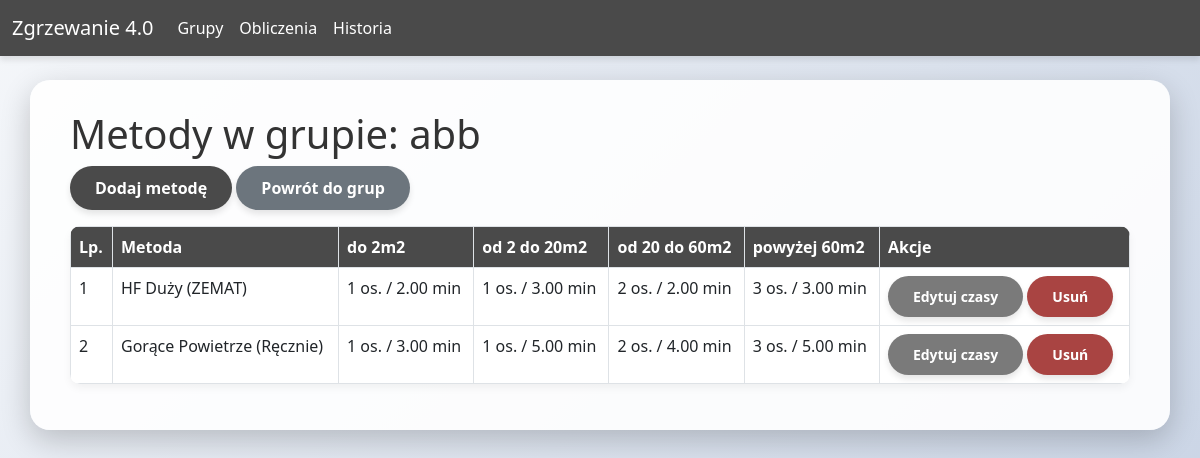
Page /metody/grupa/1 on the earlier database version.
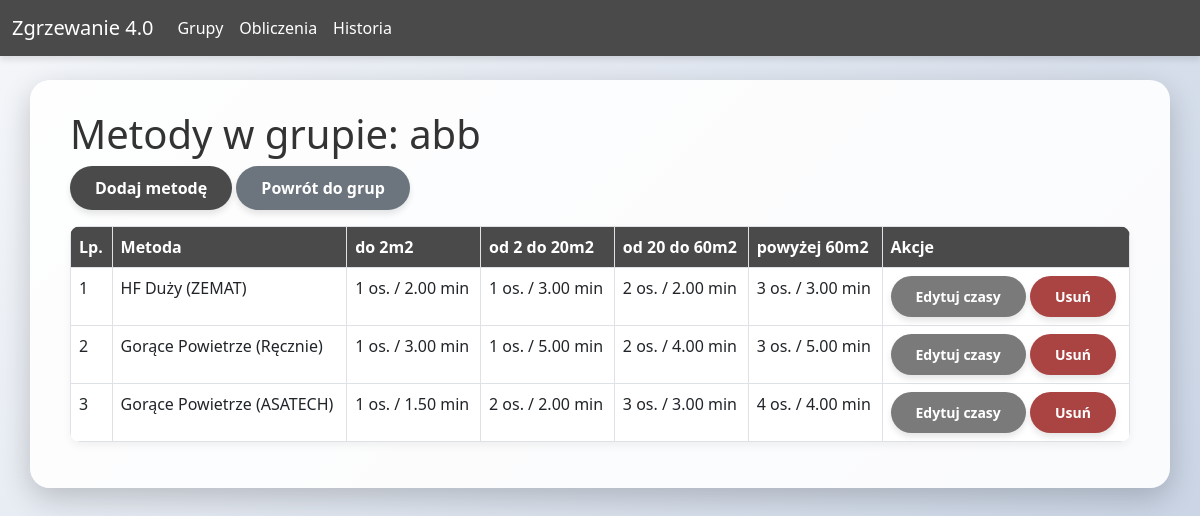
Same page on the later database version.
### app/models.py (models this page shows, shortened)
class Grupa(db.Model):
    __tablename__ = 'grupa'
    id = db.Column(db.Integer, primary_key=True)
    nazwa = db.Column(db.String(100), unique=True, nullable=False)
    metody = db.relationship('Metoda', backref='grupa', cascade='all, delete-orphan')

class Metoda(db.Model):
    __tablename__ = 'metoda'
    id = db.Column(db.Integer, primary_key=True)
    nazwa = db.Column(db.String(100), nullable=False)
    grupa_id = db.Column(db.Integer, db.ForeignKey('grupa.id'))
    czasy = db.relationship('MetodaCzas', backref='metoda', cascade='all, delete-orphan')
    def pobierz_czas(self, przedzial):
        for czas in self.czasy:
            if czas.przedzial == przedzial:
                return czas.pracownicy, czas.czas_na_metr
        return (1, 0.0)

class MetodaCzas(db.Model):
    __tablename__ = 'metoda_czasy'
    id = db.Column(db.Integer, primary_key=True)
    metoda_id = db.Column(db.Integer, db.ForeignKey('metoda.id'))
    przedzial = db.Column(db.String(50))  # np. "do 2m2"
    pracownicy = db.Column(db.Integer, default=1)
    czas_na_metr = db.Column(db.Float, default=0.0)

### app/routes/methods.py (the view)
@bp.route('/grupa/<int:grupa_id>')
def list(grupa_id):
    grupa = Grupa.query.get_or_404(grupa_id)
    return render_template('methods/list.html', grupa=grupa, przedzialy=PRZEDZIALY)

### app/templates/methods/list.html
{% extends "base.html" %}
{% block content %}
<h1>Metody w grupie: {{ grupa.nazwa }}</h1>
<a href="{{ url_for('methods.add', grupa_id=grupa.id) }}" class="btn btn-primary mb-3">Dodaj metodę</a>
<a href="{{ url_for('groups.list') }}" class="btn btn-secondary mb-3">Powrót do grup</a>
<table class="table table-bordered">
    <thead>
        <tr>
            <th>Lp.</th>
            <th>Metoda</th>
            {% for p in przedzialy %}
                <th>{{ p }}</th>
            {% endfor %}
            <th>Akcje</th>
        </tr>
    </thead>
    <tbody>
        {% for metoda in grupa.metody %}
        <tr>
            <td>{{ loop.index }}</td>
            <td>{{ metoda.nazwa }}</td>
            {% for p in przedzialy %}
                {% set czas = metoda.pobierz_czas(p) %}
                <td>{{ czas[0] }} os. / {{ "%.2f"|format(czas[1]) }} min</td>
            {% endfor %}
            <td>
                <a href="{{ url_for('methods.edit', metoda_id=metoda.id) }}" class="btn btn-sm btn-warning">Edytuj czasy</a>
                <form action="{{ url_for('methods.delete', metoda_id=metoda.id) }}" method="post" style="display:inline;">
                    <button type="submit" class="btn btn-sm btn-danger" onclick="return confirm('Na pewno usunąć metodę?')">Usuń</button>
                </form>
            </td>
        </tr>
        {% endfor %}
    </tbody>
</table>
{% endblock %}

### app/templates/base.html (shortened to what this page needs)
<!DOCTYPE html>
<html lang="pl">
<head>
    <link href="https://cdn.jsdelivr.net/npm/bootstrap@5.3.0/dist/css/bootstrap.min.css" rel="stylesheet">
    <link rel="stylesheet" href="{{ url_for('static', filename='style.css') }}">
</head>
<body>
    <nav class="navbar navbar-expand-lg navbar-dark bg-dark">
        <div class="container-fluid">
            <a class="navbar-brand" href="{{ url_for('calculation.index') }}">Zgrzewanie 4.0</a>
            <div class="collapse navbar-collapse" id="navbarNav">
                <ul class="navbar-nav">
                    <li class="nav-item">
                        <a class="nav-link" href="{{ url_for('groups.list') }}">Grupy</a>
                    </li>
                    <li class="nav-item">
                        <a class="nav-link" href="{{ url_for('calculation.index') }}">Obliczenia</a>
                    </li>
                    <li class="nav-item">
                        <a class="nav-link" href="{{ url_for('calculation.historia') }}">Historia</a>
                    </li>
                </ul>
            </div>
        </div>
    </nav>
    <div class="container mt-4">
        {% block content %}{% endblock %}
    </div>
</body>
</html>

### app/static/style.css (style rules this page uses)
body { background: linear-gradient(135deg, #f5f7fa 0%, #c3cfe2 100%); min-height: 100vh; margin: 0; padding: 0; font-family: 'Segoe UI', Tahoma, Geneva, Verdana, sans-serif; }
.container { background-color: rgba(255, 255, 255, 0.9); border-radius: 20px; box-shadow: 0 10px 30px rgba(0, 0, 0, 0.2); padding: 30px 40px; margin-top: 30px; margin-bottom: 30px; }
h1, h2, h3 { color: #333; }
.navbar { background-color: #4a4a4a !important; box-shadow: 0 4px 6px rgba(0, 0, 0, 0.1); }
.navbar-brand, .nav-link { color: white !important; font-weight: 500; }
.btn { border-radius: 50px; font-weight: bold; padding: 10px 25px; transition: all 0.3s ease; box-shadow: 0 4px 6px rgba(0, 0, 0, 0.1); border: none; }
.btn-primary { background-color: #4a4a4a; color: white; }
.btn-warning { background-color: #7a7a7a; color: white; }
.btn-danger { background-color: #a94442; }
.btn-secondary { background-color: #6c757d; border: none; }
.table { background-color: white; border-radius: 10px; overflow: hidden; box-shadow: 0 4px 8px rgba(0, 0, 0, 0.05); }
.table thead th { background-color: #4a4a4a; color: white; font-weight: 600; border-bottom: none; }

Differences in the rows shown:
added Metoda: nazwa "Gorące Powietrze (ASATECH)", czas "1" "2" "3" "4"
added MetodaCzas: czas_na_metr "1.50"
added MetodaCzas: czas_na_metr "2.00"
added MetodaCzas: czas_na_metr "3.00"
added MetodaCzas: czas_na_metr "4.00"
